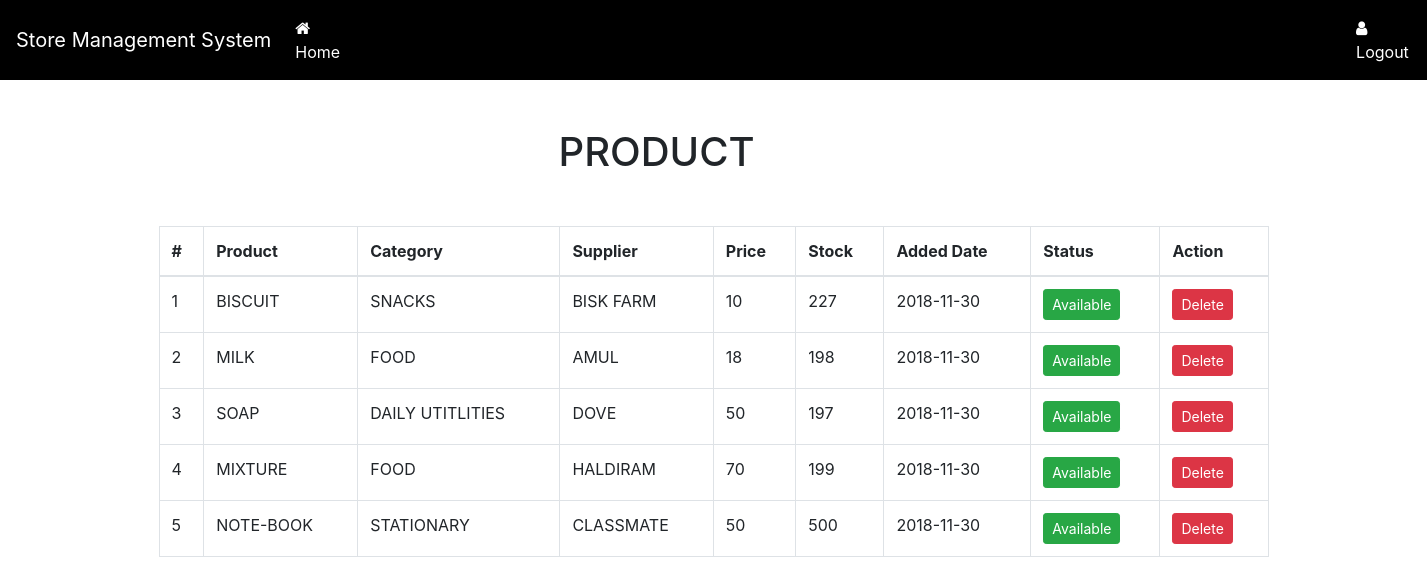
/PHP/manage_product.php (signed in), run on the app's committed database.
### tables this page shows
CREATE TABLE `product_info` (
  `p_id` int(11) NOT NULL,
  `pname` varchar(100) NOT NULL,
  `p_category` varchar(200) NOT NULL,
  `p_supplier` varchar(200) NOT NULL,
  `p_price` int(11) NOT NULL,
  `p_qty` int(11) NOT NULL,
  `added_date` date NOT NULL
);

### PHP/manage_product.php (the view, shortened to what this page needs)
<!DOCTYPE html>
<html>
<head>
    <link rel="stylesheet" href="https://maxcdn.bootstrapcdn.com/bootstrap/4.0.0-beta.2/css/bootstrap.min.css">
 	<link rel="stylesheet" type="text/css" href="https://maxcdn.bootstrapcdn.com/font-awesome/4.7.0/css/font-awesome.min.css">
 </head>
<body>
	<?php include_once("./header.php"); ?>
	<br/><br/>
  <h1 class="container"><div style="margin-left:400px;margin-bottom:50px;"> PRODUCT </div></h1>
	<div class="container">
		<table class="table table-hover table-bordered">
		    <thead>
		      <tr>
		        <th>#</th>
		        <th>Product</th>
		        <th>Category</th>
		        <th>Supplier</th>
		        <th>Price</th>
		        <th>Stock</th>
		        <th>Added Date</th>
		        <th>Status</th>
		        <th>Action</th>
		      </tr>
		    </thead>
		    <?php
         $hostName = "localhost";
         $userName = "root";
         $password = "";
         $dbName = "storedb";
         $conn = new mysqli($hostName,$userName,$password,$dbName);
             $sql = "CALL products()";
             $result = $conn->query($sql);
             $i=0;
             if ($result->num_rows > 0) {
                 while($row = $result->fetch_assoc()) {
                  $product_name =  $row["pname"];
                  $product_category =  $row["p_category"];
                  $product_supplier =  $row["p_supplier"];
                  $product_price =  $row["p_price"];
                  $product_quantity =  $row["p_qty"];
                  $product_addeddate=$row["added_date"];
                  $i=$i+1;
                  echo "
                  <tr class='container'>
                  <td>$i</td>
                  <td>$product_name</td>
                  <td>$product_category</td>
                  <td>$product_supplier</td>
                  <td> $product_price</td>
                  <td>$product_quantity</td>
                  <td>$product_addeddate</td>
                  <td><input type=submit name=submit value=Available class='btn btn-success btn-sm del_brand'></td>
                  <td><form method=post>
                    <input name=id type=hidden value='".$product_name."';>
                    <input type=submit name=submit value=Delete class='btn btn-danger btn-sm del_brand'>
                    </form></td>
                  </tr>
                  ";
                 }
             }
       ?>
		  </table>
	</div>
</body>
</html>

### data on the page
product_info: pname "BISCUIT", p_category "SNACKS", p_supplier "BISK FARM", p_price "10", p_qty "227", added_date "2018-11-30"
product_info: pname "MILK", p_category "FOOD", p_supplier "AMUL", p_price "18", p_qty "198", added_date "2018-11-30"
product_info: pname "SOAP", p_category "DAILY UTITLITIES", p_supplier "DOVE", p_price "50", p_qty "197", added_date "2018-11-30"
product_info: pname "MIXTURE", p_category "FOOD", p_supplier "HALDIRAM", p_price "70", p_qty "199", added_date "2018-11-30"
product_info: pname "NOTE-BOOK", p_category "STATIONARY", p_supplier "CLASSMATE", p_price "50", p_qty "500", added_date "2018-11-30"
